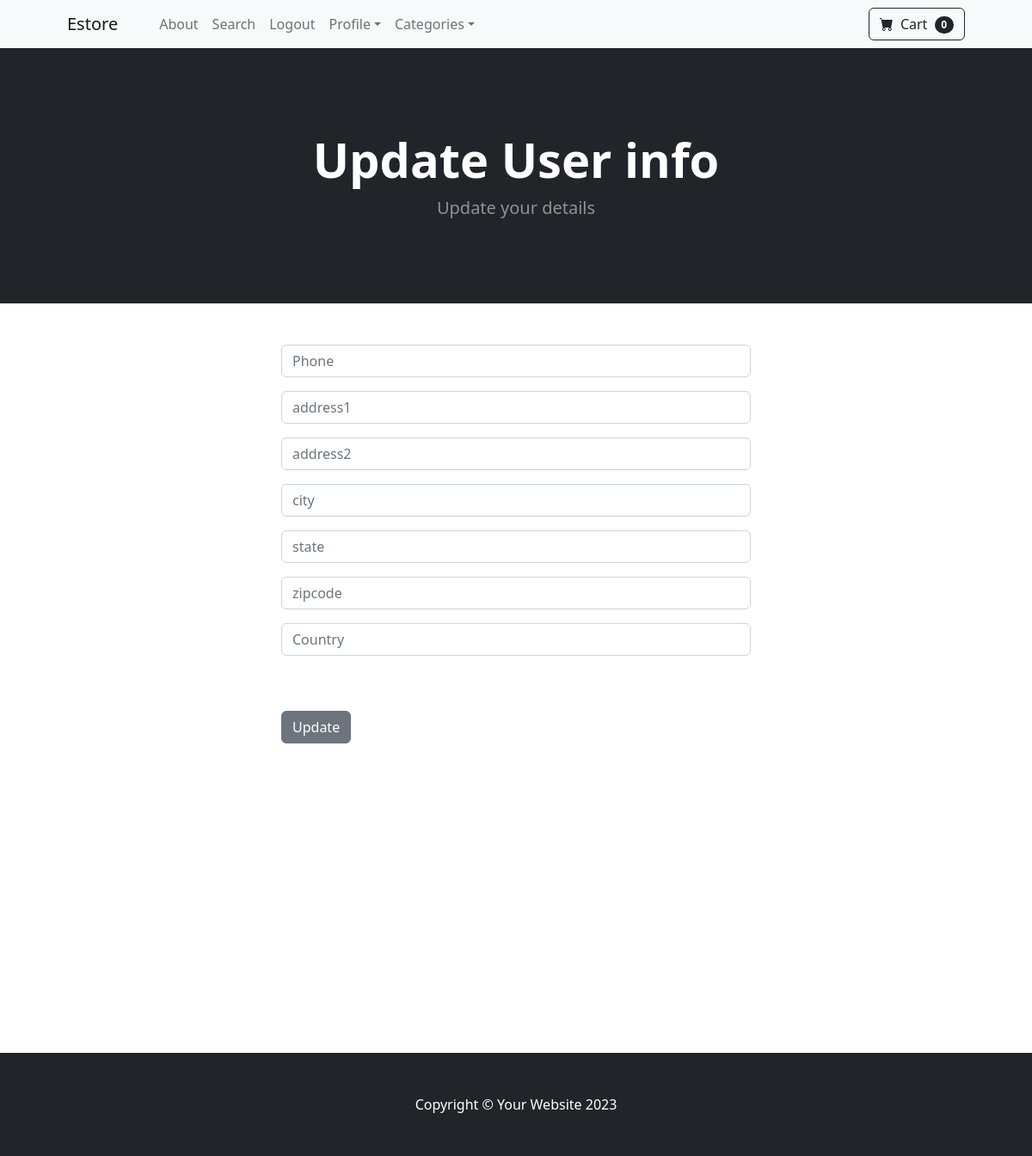
/update_info/ (signed in), run on an earlier commit of the app's database.
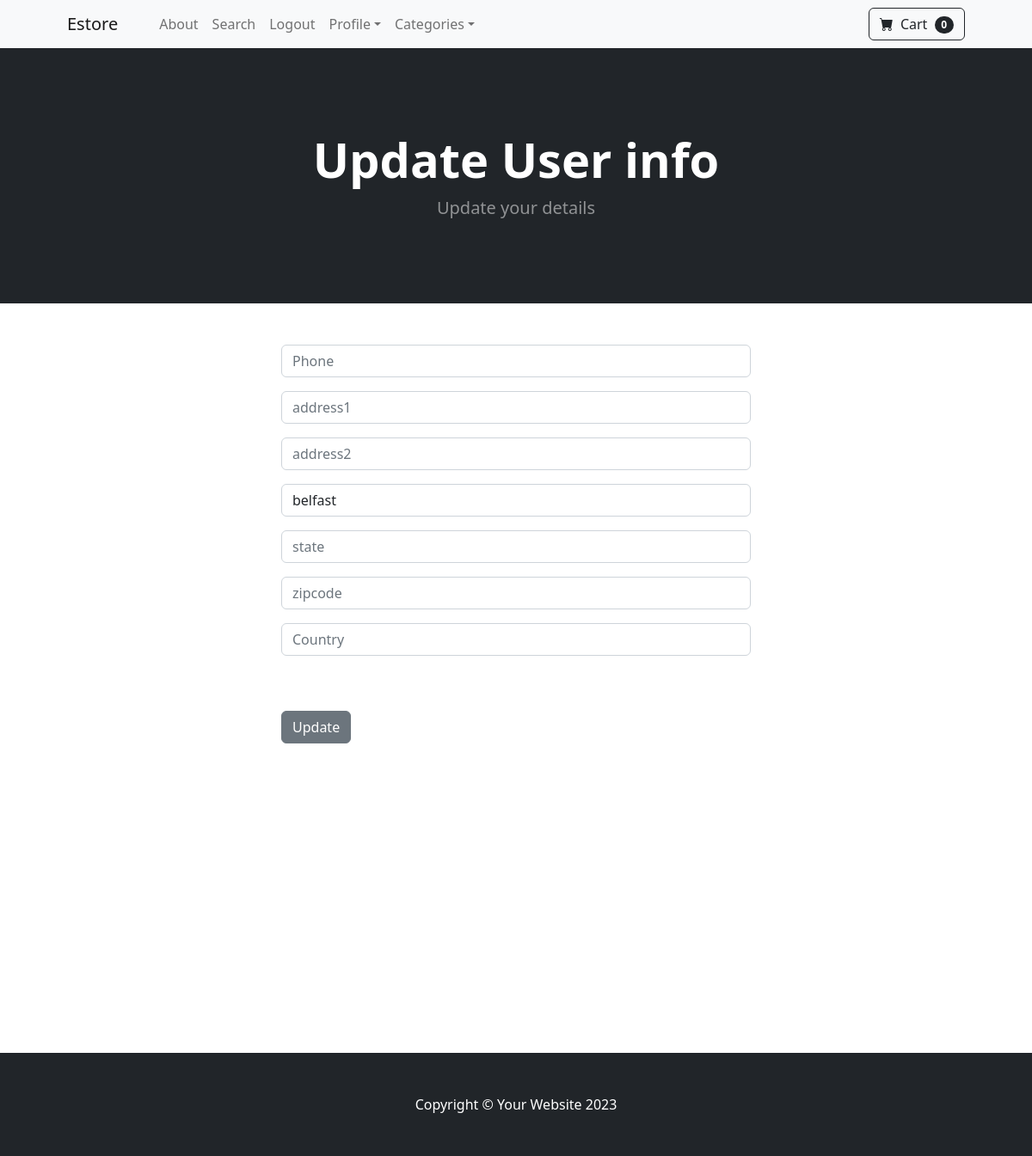
And on a later commit of the database.
### Estore/models.py (models this page shows, shortened)
class Profile(models.Model):
    user = models.OneToOneField(User,on_delete=models.CASCADE)
    date_mdodified = models.DateTimeField(auto_now =True)
    phone= models.CharField(max_length =20, blank =True)
    address1 = models.CharField(max_length =200, blank =True)
    address2= models.CharField(max_length =200, blank =True)
    city  = models.CharField(max_length =20, blank =True)
    state = models.CharField(max_length =20, blank =True)
    zipcode = models.CharField(max_length =20, blank =True)
    country = models.CharField(max_length =20, blank =True)

### Estore/views.py (the view)
# urls.py: path('update_info/',views.update_info, name = 'update_info'),
def update_info(request):
    if request.user.is_authenticated:
        current_user = Profile.objects.get(user__id = request.user.id)
        form = UserInfoForm(request.POST or None, instance = current_user)
        if form.is_valid():
            form.save()
            messages.success(request,('Your info has been updated!'))
            return redirect('home')
        return render(request,'update_info.html',{'form': form})
    else:
        messages.success(request,'login to access this page')
        return redirect('home')

### Estore/forms.py
class UserInfoForm(forms.ModelForm):
	phone= forms.CharField(label = '', widget=forms.TextInput(attrs={'class':'form-control','placeholder': 'Phone'}),required=False)
	address1 = forms.CharField(label = '', widget=forms.TextInput(attrs={'class':'form-control','placeholder': 'address1'}),required=False)
	address2= forms.CharField(label = '', widget=forms.TextInput(attrs={'class':'form-control','placeholder': 'address2'}),required=False)
	city  = forms.CharField(label = '', widget=forms.TextInput(attrs={'class':'form-control','placeholder': 'city'}),required=False)
	state = forms.CharField(label = '', widget=forms.TextInput(attrs={'class':'form-control','placeholder': 'state'}),required=False)
	zipcode = forms.CharField(label = '', widget=forms.TextInput(attrs={'class':'form-control','placeholder': 'zipcode'}),required=False)
	country = forms.CharField(label = '', widget=forms.TextInput(attrs={'class':'form-control','placeholder': 'Country'}),required=False)
	class Meta:
		model = Profile
		fields = ['phone','address1','address2','city','state','zipcode','country',]

### cart/cart.py (called while the page is built)
    def __len__(self):#returns the length of the cart
        return len(self.cart)

### Estore/templates/update_info.html (shortened to what this page needs)
{% extends 'base.html' %}
{% block content %}
<header class="bg-dark py-5">
    <div class="container px-4 px-lg-5 my-5">
        <div class="text-center text-white">
            <h1 class="display-4 fw-bolder">Update User info</h1>
            <p class="lead fw-normal text-white-50 mb-0">Update your details</p>
        </div>
    </div>
</header>
<div class="container">
    <div class="row">
            <div class="col-md-6 offset-md-3">
                <br/><br/>
<form method="POST" action="{% url 'update_info' %}">
{{ form.as_p }}
<br/><br/>
<button type="submit" class="btn btn-secondary">
Update
</button>
<br><br>
</form>
<br/><br/>
<br/><br/>
<br/><br/>
<br/><br/>
<br/><br/>
<br/><br/>
<br/><br/>
            </div>
    </div>
</div>
{% endblock %}

What changed in the data, as far as the page shows it:
changed Profile: city (not shown) → "belfast"
